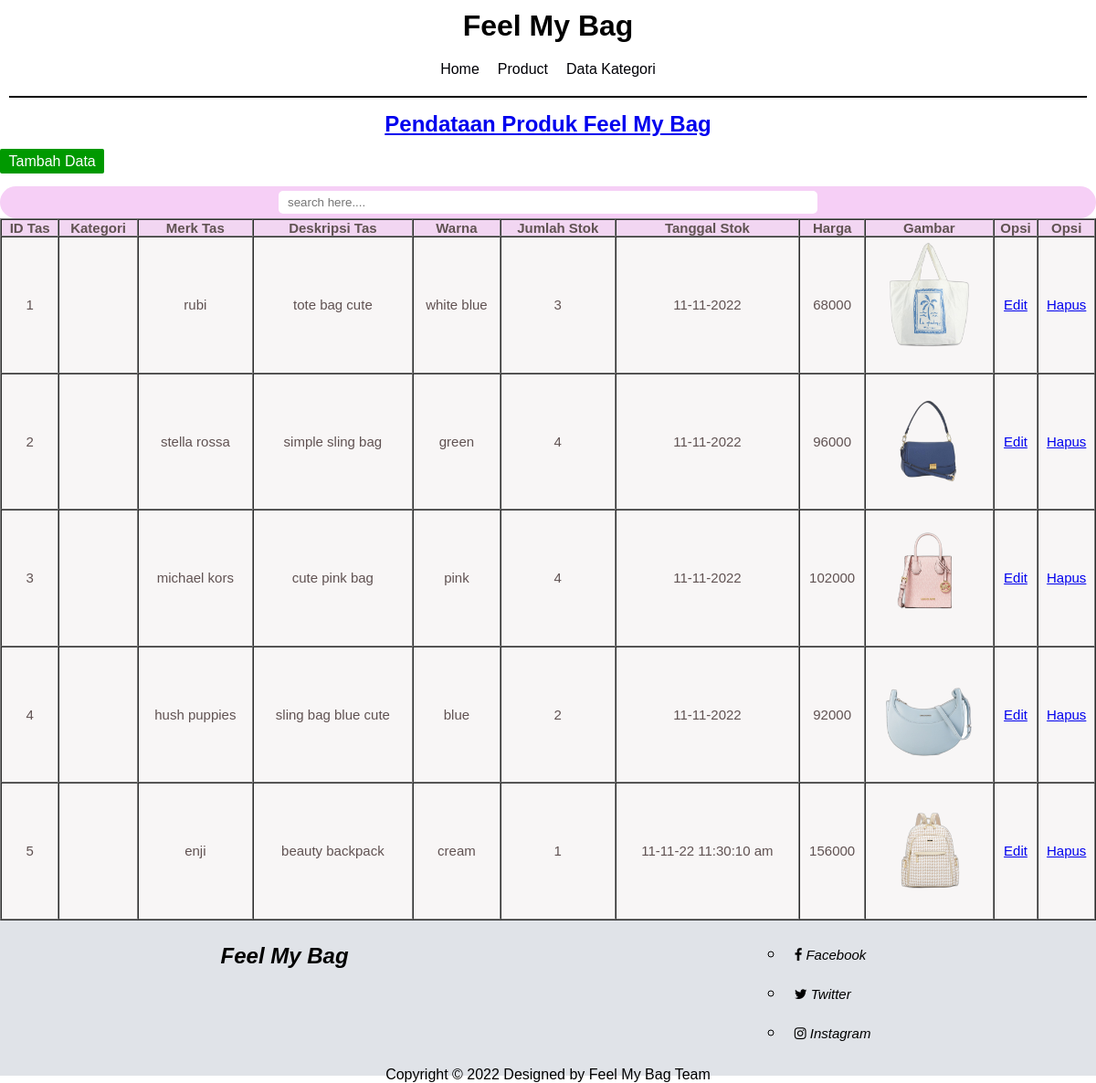
/hasil.php, run on an earlier commit of the app's database.
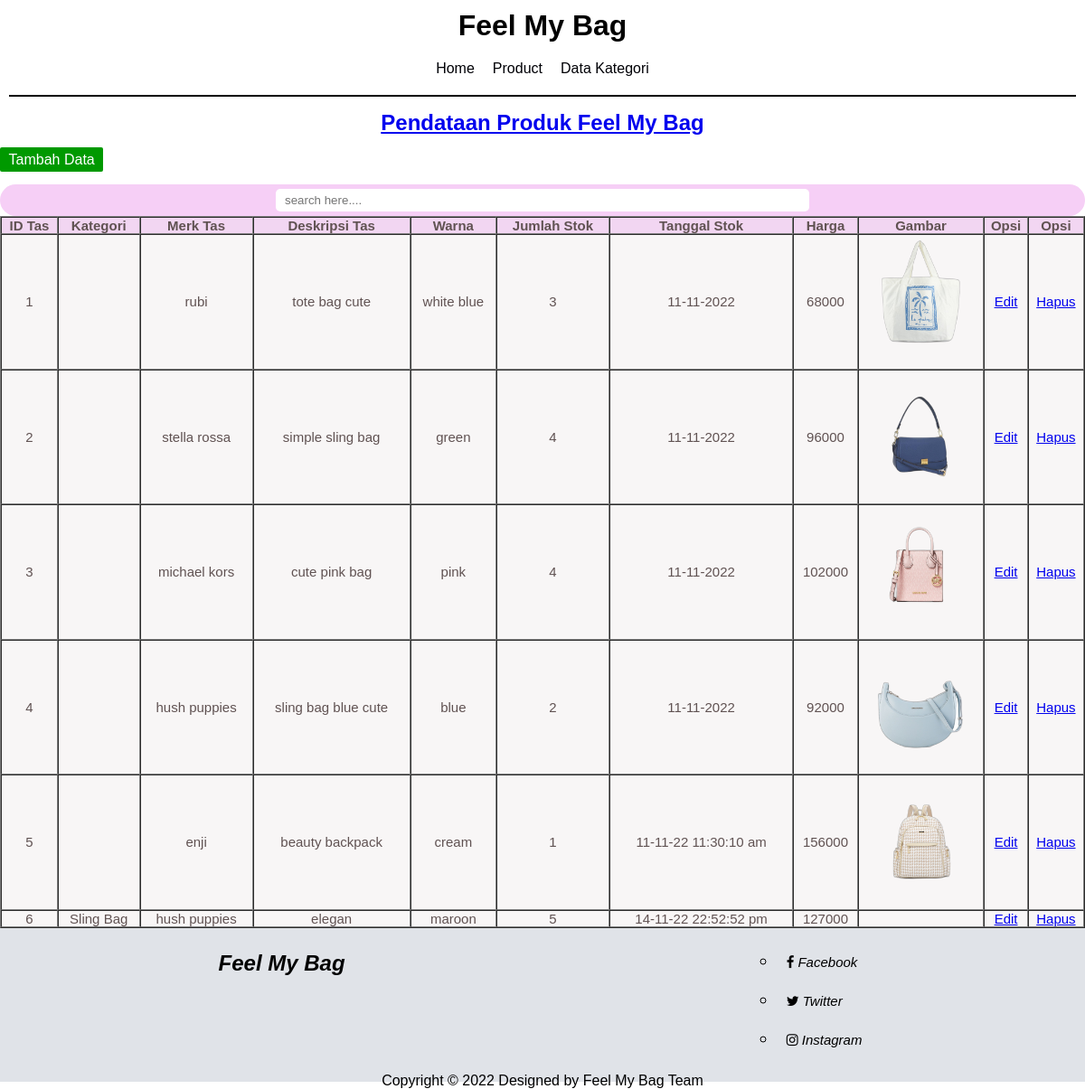
And on a later commit of the database.
### tables this page shows
CREATE TABLE `fmb` (
  `id_tas` int(11) NOT NULL,
  `id_kategori` int(11) NOT NULL,
  `merk_tas` varchar(50) NOT NULL,
  `deskripsi_tas` text NOT NULL,
  `warna` varchar(50) NOT NULL,
  `jumlah_tas` int(11) NOT NULL,
  `tanggal_stok` varchar(50) NOT NULL,
  `harga` int(11) NOT NULL,
  `gambar` varchar(100) NOT NULL
);

CREATE TABLE `kategori` (
  `id_kategori` int(11) NOT NULL,
  `nama_kategori` varchar(50) NOT NULL
);

### hasil.php (the view, shortened to what this page needs)
<?php
    require 'koneksi.php';
                        $result = mysqli_query($db, "SELECT * FROM fmb LEFT JOIN kategori USING (id_kategori)");
?>
<!DOCTYPE html>
<html lang="en">
<head>
    <link rel="stylesheet" href="https://cdnjs.cloudflare.com/ajax/libs/font-awesome/4.7.0/css/font-awesome.min.css">
    <link rel = "stylesheet" href = "style_hasil.css">
</head>
<body>
    <div class="wrapper">
        <div class="header">
            <h1 id="FMBW">Feel My Bag</h1>
        </div>
        <div class="menu">
            <li><a href="halaman_admin.php">Home</a></li>
            <li><a href="product_admin.php">Product</a></li>
            <li><a href="kategori.php">Data Kategori</li>
        </div>
    </div>
    <div class="container">
        <div class="main-content">
            <h2>Pendataan Produk Feel My Bag</h2><br>
            <div class="header_main">
                <div class="header_main_content">
                    <a href="form.php" style="padding:0.4% 0.8%; background-color:#009900;color:#fff;border-radius:2px;text-decoration:none;">Tambah Data</a><br><br>
                    <form class="search" action="" method="get">
                            <input type="text" name="search" placeholder="search here....">
                    </form>
                    <div class="hasil">
                        <div class="table-box">
                        <form action="hasil.php" method="POST">
                            <table border="1" cellspacing="0" width="100%">
                                <tr style="text-align:center;font-weight:bold;background-color:#f2d6f2">
                                    <td>ID Tas</td>
                                    <td>Kategori</td>
                                    <td>Merk Tas</td>
                                    <td>Deskripsi Tas</td>
                                    <td>Warna</td>
                                    <td>Jumlah Stok</td>
                                    <td>Tanggal Stok</td>
                                    <td>Harga</td>
                                    <td>Gambar</td>
                                    <td>Opsi</td>
                                    <td>Opsi</td>
                                </tr>
                                <?php
                                    $id_tas = 1;
                                    if(mysqli_num_rows($result) > 0)
                                    while($row = mysqli_fetch_array($result)){
                                ?>
                                <tr>
                                    <td><center><?=$id_tas; ?></center></td>
                                    <td><center><?=$row['nama_kategori']?></center></td>
                                    <td><center><?=$row['merk_tas']?></center></td>
                                    <td><center><?=$row['deskripsi_tas']?></center></td>
                                    <td><center><?=$row['warna']?></center></td>
                                    <td><center><?=$row['jumlah_tas']?></center></td>
                                    <td><center><?=$row['tanggal_stok']?></center></td>
                                    <td><center><?=$row['harga']?></center></td>
                                    <td><center><img src="Gambar/<?=$row['gambar']?>" alt="" width = "100px"></center></td>
                                    <td><center><a class = "" a href="edit_form.php?id_tas=<?=$row['id_tas']?>">Edit</i></a></center></td>
                                    <td><center><a class = "" a href="delete_form.php?id_tas=<?=$row['id_tas']?>" onclick="return confirm('Yakin ingin hapus?')">Hapus</a></center></td>
                                </tr>
                                <?php
                                $id_tas++;
                                    }else{
                                    ?>
                                    <tr>
                                        <td colspan="11" align="center">Data Kosong</td>
                                    </tr>
                                    <?php } ?>
                            </table>
                        </div>
                    </div>
                </div>
            </div>
        </div>
    </div>
    <div class="footer">
        <ul class="footer-sosmed">
            <ul class="footer-brand">
                <div class="brand">Feel My Bag</div>
            </ul>
            <ul class="footer-about1">
                <li><a href="https://www.facebook.com/"><i class="fa fa-facebook"></i> Facebook</a></li>
                <li><a href="https://twitter.com/"><i class="fa fa-twitter"></i> Twitter</a></li>
                <li><a href="#https://www.instagram.com/"><i class="fa fa-instagram"></i> Instagram</a></li>
            </ul>
        </ul>
    <div class="footer-c">
        Copyright &copy; 2022 Designed by Feel My Bag Team
    </div>
    </div>
</body>
</html>

### style_hasil.css (style rules this page uses)
* { margin: 0; padding: 0; box-sizing: border-box; font-family: sans-serif; }
h2 { padding-top: 5px; text-align: center; }
.wrapper { display: flex; justify-content: center; align-items: center; flex-direction: column; margin: 10px; border-bottom: 2px solid; }
.menu { display: flex; justify-content: space-between; align-items: center; padding: 10px; }
.menu li { display: flex; justify-content: center; align-items: center; }
.menu li a { display: flex; align-items: center; justify-content: space-between; padding: 10px; text-transform: capitalize; text-decoration: none; color: #000106; }
.hasil { font-size: 15px; background: rgb(248, 246, 246); color: rgb(96, 82, 82); padding: auto; }
.search { font-family:monospace; color:rgb(96, 82, 82); font-weight: 3500; font-size: 15px; text-align: center; padding: 5px 10px 10px 10px; height: 35px; background-color: rgb(246, 207, 246); border-radius: 90px; font-family: 'Courier New', Courier, monospace; }
.search input { width: 50%; padding: 5px 10px 5px 10px; border: none; outline: none; background-color: none; border-radius: 5px; }
.search input { color: rgb(0, 0, 0); }
.table-box { background-color: none; }
.footer-sosmed { display: flex; justify-content:space-around; font-family: 'Franklin Gothic Light', 'Arial Narrow', Arial, sans-serif; font-size: 20px; width: 100%; padding: 15px 0px 0px 0px; height: 150px; background: #e0e3e8; }
.footer-brand { display: flex; flex-direction: column; padding: 10px 5px; text-transform: capitalize; }
.brand { display: flex; flex-direction: column; font-weight: 550; text-transform: capitalize; font-style: italic; font-size: larger; }
.footer-about1 li { padding: 10px; }
.footer-about1 li a { color: var(--secondary-color); font-size: 15px; text-decoration: none; font-style: oblique; text-transform: capitalize; }
.footer-c { text-align: center; width: 100%; height: 15px; padding: 10px 0px; color: var(--secondary-color); background: #e0e3e8; }

What changed in the data, as far as the page shows it:
added fmb: id_kategori.nama_kategori "Sling Bag", merk_tas "hush puppies", deskripsi_tas "elegan", warna "maroon", jumlah_tas "5", tanggal_stok "14-11-22 22:52:52 pm", harga "127000"
